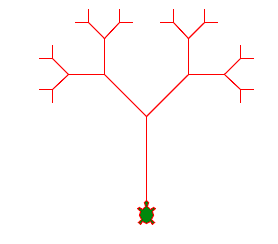

Write Python code to recreate this figure.
# draw a tree
import turtle

d = 0.6         # decreasing factor
alpha = 45      # turning angle
l = 100         # initial length

def tree(a):
    if a < 10:
        return
    else:
        turtle.forward(a)
        turtle.left(alpha)
        tree(a * d)
        turtle.right(2 * alpha)
        tree(a * d)
        turtle.left(alpha)
        turtle.backward(a)

turtle.left(90)
turtle.backward(l)
tree(l)

turtle.done()
